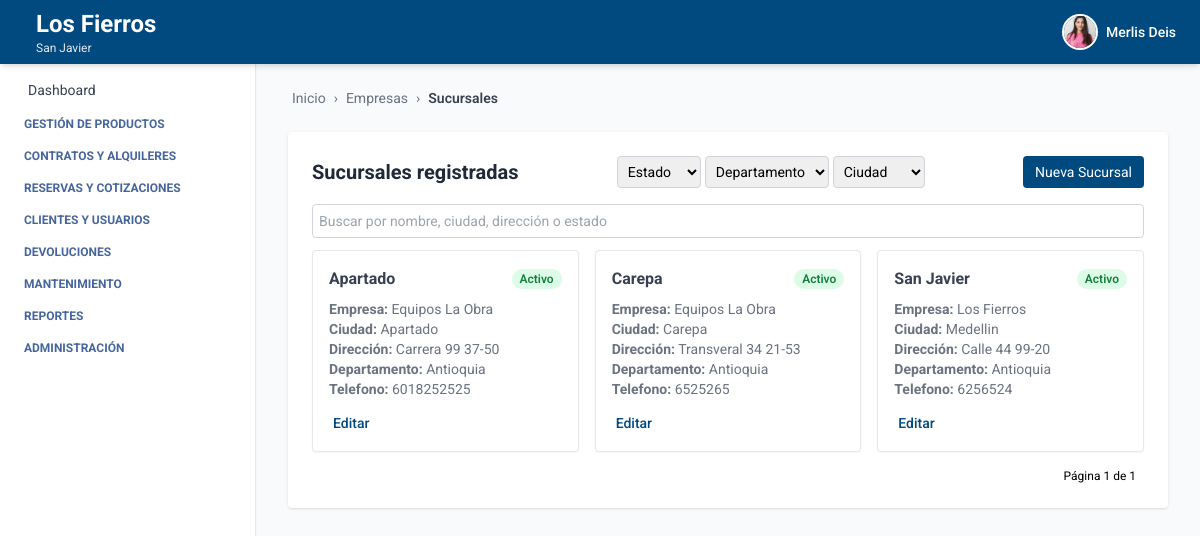
The page /empresa/sucursales/ (signed in) on the database as committed earlier.
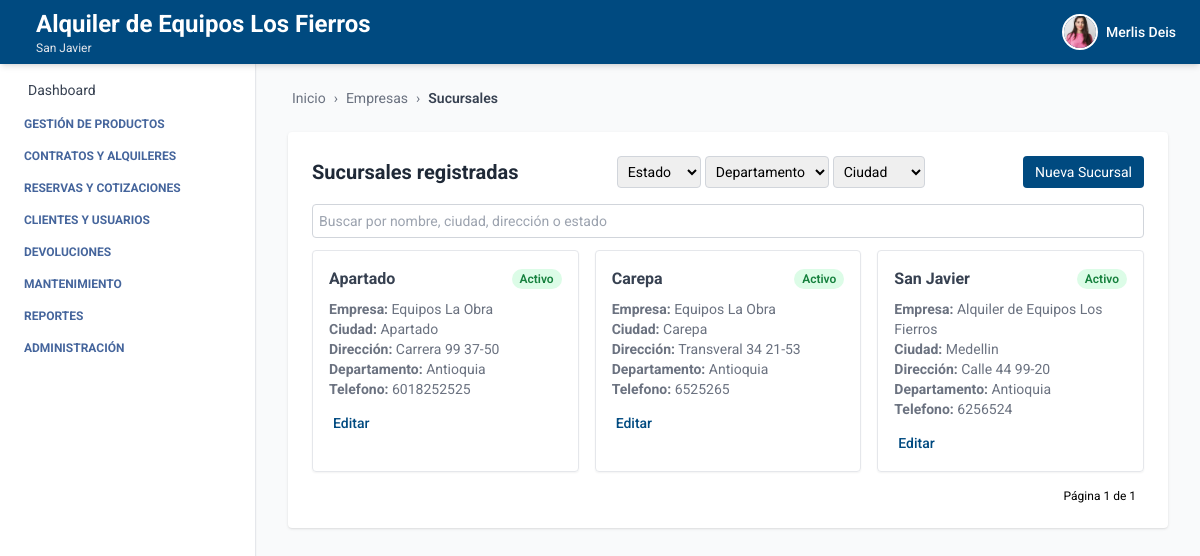
The same page on the database as committed later.
### autenticacion/models.py (models this page shows, shortened)
class Usuario(AbstractUser):
    telefono = models.CharField(max_length=20, blank=True, null=True)
    empresa = models.ForeignKey(Empresa, on_delete=models.SET_NULL, null=True, blank=True)
    sucursal = models.ForeignKey(Sucursal, on_delete=models.SET_NULL, null=True, blank=True)
    ESTADOS = [
        ("activo", "Activo"),
        ("inactivo", "Inactivo"),
    ]
    estado = models.CharField(max_length=10, choices=ESTADOS, default="activo")
    foto_perfil = models.ImageField(upload_to='usuarios/img/', blank=True, null=True)
    groups = models.ManyToManyField(
        Group,
        related_name='usuarios',  # Evita conflicto con 'user_set'
        blank=True,
        help_text='The groups this user belongs to.',
        verbose_name='groups'
    )
    user_permissions = models.ManyToManyField(
        Permission,
        related_name='usuarios',  # Evita conflicto con 'user_set'
        blank=True,
        help_text='Specific permissions for this user.',
        verbose_name='user permissions'
    )

### empresa/models.py (models this page shows, shortened)
class Empresa(models.Model):
    ESTADOS = [
        ("activo", "Activo"),
        ("inactivo", "Inactivo"),
    ]
    nombre = models.CharField(max_length=100)
    nit = models.CharField(max_length=50, unique=True)
    ciudad = models.CharField(max_length=100, blank=True, null=True)
    direccion = models.CharField(max_length=255, blank=True, null=True)
    departamento = models.CharField(max_length=100, blank=True, null=True)
    telefono = models.CharField(max_length=20, blank=True, null=True)
    estado = models.CharField(max_length=20, choices=ESTADOS, default="activo")
    logo = models.ImageField(upload_to='empresas/img/', blank=True, null=True)

class Sucursal(models.Model):
    ESTADOS = [
        ("activo", "Activo"),
        ("inactivo", "Inactivo"),
    ]
    empresa = models.ForeignKey(Empresa, related_name='sucursales', on_delete=models.CASCADE)
    nombre = models.CharField(max_length=100)
    ciudad = models.CharField(max_length=100)
    direccion = models.CharField(max_length=255)
    departamento = models.CharField(max_length=100, blank=True, null=True)
    telefono = models.CharField(max_length=20, blank=True, null=True)
    estado = models.CharField(max_length=20, choices=ESTADOS, default="activo")

### empresa/views.py (the view, shortened to what this page needs)
# urls.py: path('sucursales/', SucursalListView.as_view(), name='sucursal_list'),
class SucursalListView(LoginRequiredMixin, BreadcrumbMixin, ListView):
    model = Sucursal
    template_name = 'sucursal_list.html'
    context_object_name = 'sucursales'
    ordering = ['nombre']  # Orden alfabético por nombre de sucursal
    paginate_by = 10
    breadcrumb_items = [("Empresas", reverse_lazy("empresa_list")),
                        ("Sucursales", None)]
    def get_queryset(self):
        queryset = super().get_queryset()
        query = self.request.GET.get("q")
        estado = self.request.GET.get("estado")
        departamento = self.request.GET.get("departamento")
        ciudad = self.request.GET.get("ciudad")
        if estado:
            queryset = queryset.filter(estado=estado)
        if departamento:
            queryset = queryset.filter(departamento__icontains=departamento)
        if ciudad:
            queryset = queryset.filter(ciudad__icontains=ciudad)
        return queryset
    def get_context_data(self, **kwargs):
        context = super().get_context_data(**kwargs)
        context["estados"] = Sucursal.ESTADOS
        context["ciudades"] = Sucursal.objects.values_list("ciudad", flat=True).distinct().order_by("ciudad")
        context["departamentos"] = Sucursal.objects.values_list("departamento", flat=True).distinct().order_by("departamento")
        return context

### core/views.py (called while the page is built)
    def get_context_data(self, **kwargs):
        context = super().get_context_data(**kwargs)
        context["home"] = self.home_url
        context["breadcrumb_items"] = self.breadcrumb_items
        return context

### empresa/templates/sucursal_list.html (shortened to what this page needs)
{% extends "index.html" %}
{% block breadcrumb %}
  {% include "breadcrumb.html" with home='/' breadcrumbs=breadcrumb_items %}
{% endblock %}
{% block content %}
<div class="max-w-5xl mx-auto mt-6 bg-white p-6 rounded shadow">
  <div class="flex justify-between items-center mb-4">
    <h2 class="text-xl font-bold text-gray-800">Sucursales registradas</h2>
    <form id="filtersForm">
      <select name="estado" onchange="document.getElementById('filtersForm').submit()" class="text-sm p-1.5 border border-gray-300 rounded">
        <option value="">Estado</option>
      </select>
      <select name="departamento" onchange="document.getElementById('filtersForm').submit()" class="text-sm p-1.5 border border-gray-300 rounded">
        <option value="">Departamento</option>
      </select>
      <select name="ciudad" onchange="document.getElementById('filtersForm').submit()" class="text-sm p-1.5 border border-gray-300 rounded">
        <option value="">Ciudad</option>
      </select>
    </form>
    <a href="{% url 'crear_sucursal' %}" class="bg-[var(--primary-color)] text-white px-3 py-1.5 text-sm rounded hover:bg-blue-700 transition">
      Nueva Sucursal
    </a>
  </div>
  <form method="get" class="mb-3">
    <input type="text" name="q" placeholder="Buscar por nombre, ciudad, dirección o estado" value="{{ request.GET.q }}" class="w-full text-sm p-1.5 border border-gray-300 rounded focus:outline-none focus:ring-2 focus:ring-[var(--primary-color)]" />
  </form>
  {% if sucursales %}
  <div class="grid grid-cols-1 md:grid-cols-2 lg:grid-cols-3 gap-4">
    {% for sucursal in sucursales %}
    <div class="border rounded shadow-sm p-4 hover:shadow-lg transition">
      <div class="mb-2 flex justify-between items-center">
        <h3 class="font-bold text-gray-700">{{ sucursal.nombre }}</h3>
        <span class="text-xs font-semibold px-2 py-0.5 rounded-full
          {% if sucursal.estado == 'activo' %}
            bg-green-100 text-green-700
          {% else %}
            bg-red-100 text-red-700
          {% endif %}">
          {{ sucursal.get_estado_display }}
        </span>
      </div>
      <p class="text-sm text-gray-500"><strong>Empresa:</strong> {{ sucursal.empresa.nombre }}</p>
      <p class="text-sm text-gray-500"><strong>Ciudad:</strong> {{ sucursal.ciudad }}</p>
      <p class="text-sm text-gray-500"><strong>Dirección:</strong> {{ sucursal.direccion }}</p>
      <p class="text-sm text-gray-500"><strong>Departamento:</strong> {{ sucursal.departamento }}</p>
      <p class="text-sm text-gray-500"><strong>Telefono:</strong> {{ sucursal.telefono }}</p>
      <div class="mt-3">
        <a href="{% url 'editar_sucursal' sucursal.id %}" class="text-sm font-medium text-[var(--primary-color)] hover:underline">Editar</a>
      </div>
    </div>
    {% endfor %}
  </div>
  {% else %}
    <p class="text-gray-600">No hay sucursales registradas.</p>
  {% endif %}
  <div class="mt-4 flex justify-end text-xs">
    <span class="mx-2">Página {{ page_obj.number }} de {{ page_obj.paginator.num_pages }}</span>
  </div>
</div>
{% endblock %}

### core/templates/header.html (shortened to what this page needs)
<header class="bg-[var(--primary-color)] shadow-md w-full h-16 flex items-center px-6 justify-between fixed top-0 left-0 z-10">
  <h1 class="text-white flex items-center gap-3 leading-tight">
    <div class="leading-tight">
  {% if request.user.is_authenticated %}
    {% if request.user.empresa %}
      <span class="text-xl sm:text-2xl font-bold block">
        {{ request.user.empresa.nombre }}
      </span>
    {% endif %}
    {% if request.user.sucursal %}
      <span class="text-xs text-gray-200 block">
        {{ request.user.sucursal.nombre }}
      </span>
    {% endif %}
  {% else %}
    <span class="text-xl text-gray-200 block">Gestión inteligente de Equipos</span>
  {% endif %}
</div>
  </h1>
  {% if request.user.is_authenticated %}
  <div x-data="{ open: false }" class="relative flex items-center space-x-3 cursor-pointer" @click.away="open = false">
    <button @click="open = !open" class="flex items-center space-x-2 focus:outline-none">
      {% if request.user.foto_perfil %}
        <img src="{{ request.user.foto_perfil.url }}" alt="Perfil" class="w-9 h-9 rounded-full object-cover border-2 border-white" />
      {% else %}
        <div class="w-9 h-9 rounded-full bg-white text-[var(--primary-color)] flex items-center justify-center font-bold text-sm">
          {{ request.user.first_name|first }}{{ request.user.last_name|first }}
        </div>
      {% endif %}
      <span class="text-white hidden sm:block text-sm font-medium">{{ request.user.first_name }}</span>
    </button>
  </div>
  {% endif %}
</header>

Rows that differ between the two databases and show on the page:
changed through a linked row, Usuario "Merlis Deis": user.empresa.nombre "Los Fierros" → "Alquiler de Equipos Los Fierros"
changed through a linked row, Sucursal "San Javier": empresa.nombre "Los Fierros" → "Alquiler de Equipos Los Fierros"
